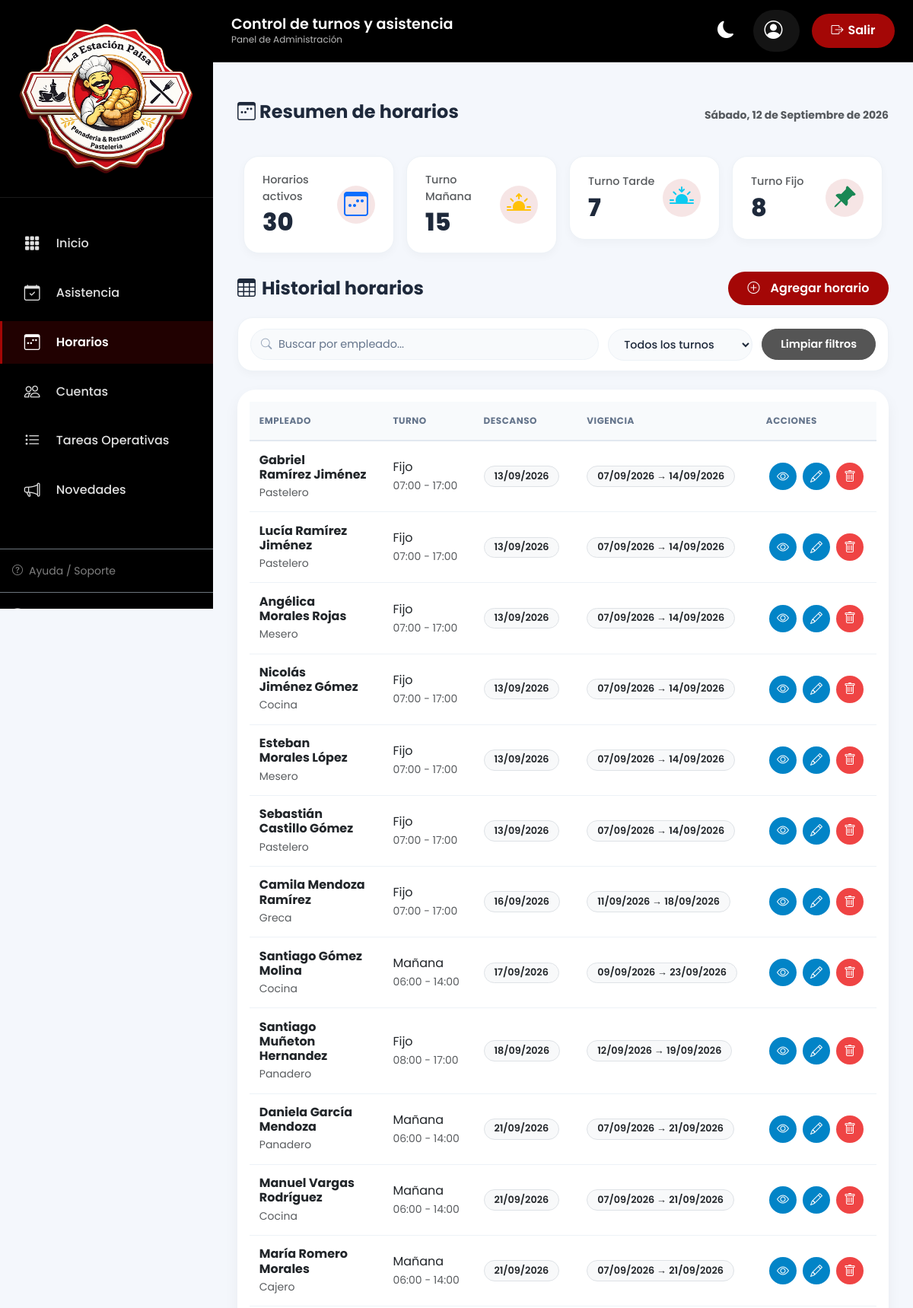
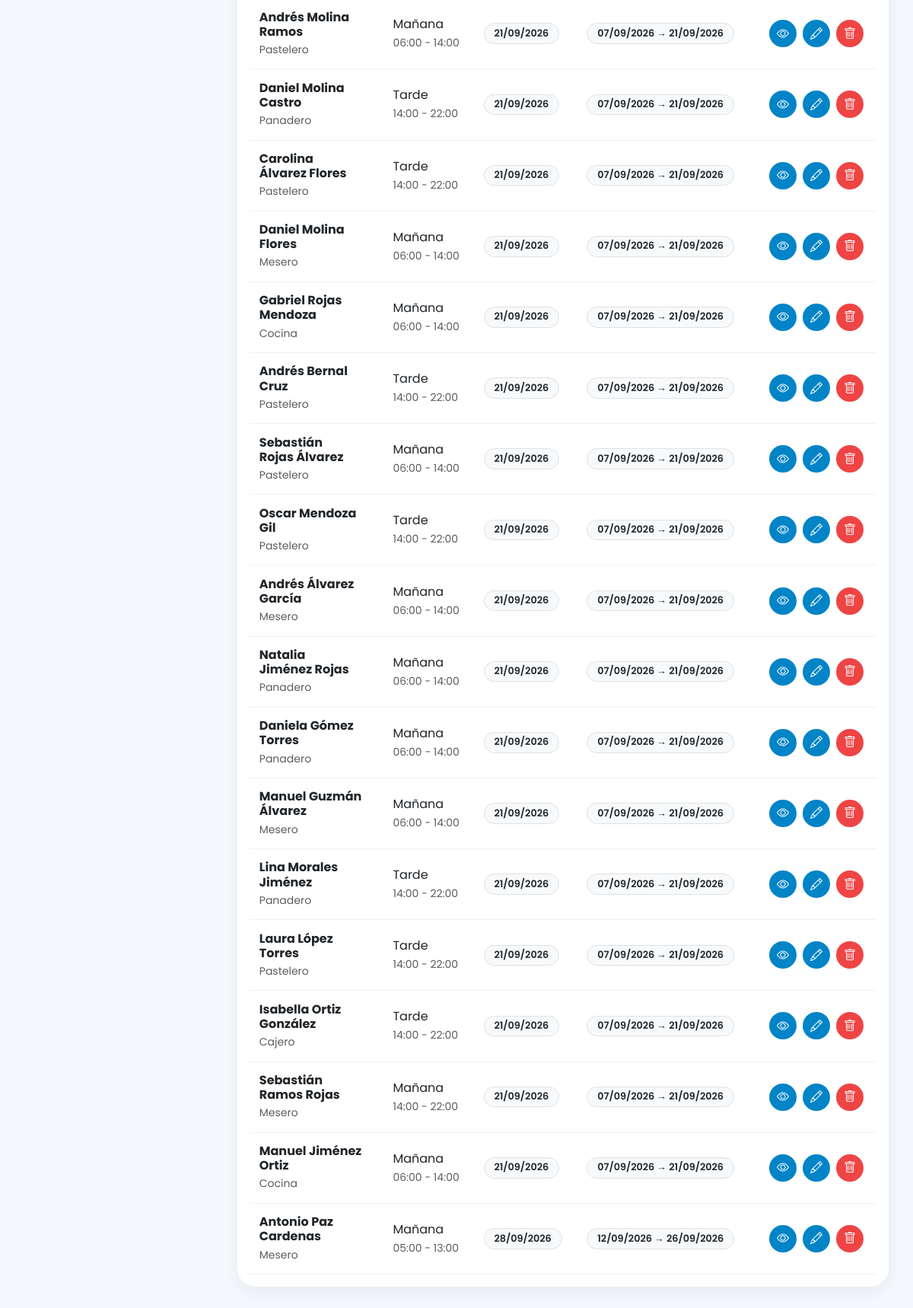
The page /asistencia/horarios/ on the database its author committed (2 pictures, top to bottom).
### apps/asistencia/models.py (models this page shows, shortened)
class Horario(models.Model):
    TURNOS = (
        ('MANANA', 'Mañana'),
        ('TARDE', 'Tarde'),
        ('FIJO', 'Fijo'),
    )
    empleado = models.ForeignKey(
        PerfilEmpleado,
        on_delete=models.CASCADE,
        related_name='horarios'
    )
    turno = models.CharField(
        max_length=10,
        choices=TURNOS
    )
    hora_entrada = models.TimeField()
    hora_salida = models.TimeField()
    estado = models.BooleanField(
        default=True
    )
    fecha_creacion = models.DateTimeField(
        auto_now_add=True
    )
    fecha_inicio = models.DateField(
        null=True,
        blank=True,
        help_text="Fecha en que inicia la asignación del horario."
    )
    fecha_fin = models.DateField(
        null=True,
        blank=True,
        help_text="Fecha en que finaliza la asignación del horario."
    )
    ciclo_inicio = models.DateField(
        null=True,
        blank=True,
        help_text="Fecha en que arrancó el ciclo de descanso vigente."
    )

class DescansoEmpleado(models.Model):
    horario = models.ForeignKey(
        Horario,
        on_delete=models.CASCADE,
        related_name='descansos'
    )
    fecha = models.DateField()
    es_descanso = models.BooleanField(
        default=True
    )
    class Meta:
        unique_together = (
            'horario',
            'fecha'
        )

### apps/usuarios/models.py (models this page shows, shortened)
class PerfilEmpleado(models.Model):
    TIPOS_DOCUMENTO = (
        ('CC', 'Cédula de Ciudadanía'),
        ('CE', 'Cédula de Extranjería'),
        ('TI', 'Tarjeta de Identidad'),
        ('PA', 'Pasaporte'),
    )
    GENEROS = (
        ('M', 'Masculino'),
        ('F', 'Femenino'),
        ('O', 'Otro'),
    )
    ESTADOS_CIVILES = (
        ('soltero', 'Soltero'),
        ('casado', 'Casado'),
        ('union_libre', 'Unión Libre'),
        ('divorciado', 'Divorciado'),
        ('viudo', 'Viudo'),
    )
    TIPOS_SANGRE = (
        ('O+', 'O+'),
        ('O-', 'O-'),
        ('A+', 'A+'),
        ('A-', 'A-'),
        ('B+', 'B+'),
        ('B-', 'B-'),
        ('AB+', 'AB+'),
        ('AB-', 'AB-'),
    )
    CARGOS = (
        ('mesero', 'Mesero'),
        ('cajero', 'Cajero'),
        ('pastelero', 'Pastelero'),
        ('panadero', 'Panadero'),
        ('cocina', 'Cocina'),
        ('buñuelero', 'Buñuelero'),
        ('greca', 'Greca'),
    )
    ESTADOS = (
        ('activo', 'Activo'),
        ('retirado', 'Retirado'),
    )
    user = models.OneToOneField(
        User,
        on_delete=models.CASCADE,
        related_name='perfil'
    )
    primer_nombre = models.CharField(max_length=50)
    segundo_nombre = models.CharField(
        max_length=50,
        blank=True
    )
    primer_apellido = models.CharField(max_length=50)
    segundo_apellido = models.CharField(
        max_length=50,
        blank=True
    )
    tipo_documento = models.CharField(
        max_length=2,
        choices=TIPOS_DOCUMENTO
    )
    numero_documento = models.CharField(
        max_length=20,
        unique=True
    )
    fecha_nacimiento = models.DateField(
        null=True,
        blank=True
    )
    genero = models.CharField(
        max_length=1,
        choices=GENEROS,
        blank=True
    )
    estado_civil = models.CharField(
        max_length=20,
        choices=ESTADOS_CIVILES,
        blank=True,
        null=True
    )
    tipo_sangre = models.CharField(
        max_length=3,
        choices=TIPOS_SANGRE,
        blank=True,
        null=True
    )
    telefono = models.CharField(max_length=20)
    correo = models.EmailField()
    ciudad = models.CharField(max_length=100)
    direccion = models.CharField(
        max_length=200,
        blank=True,
        null=True)
    contacto_emergencia = models.CharField(
        max_length=100,
        blank=True,
        null=True
    )
    parentesco_emergencia = models.CharField(
        max_length=50,
        blank=True,
        null=True
    )
    telefono_emergencia = models.CharField(
        max_length=20,
        blank=True,
        null=True
    )
    cargo = models.CharField(
        max_length=50,
        choices=CARGOS,
        blank=True,
        null=True
    )
    fecha_ingreso = models.DateField(
        blank=True,
        null=True
    )
    eps = models.CharField(
        max_length=100,
        blank=True,
        null=True
    )
    arl = models.CharField(
        max_length=100,
        blank=True,
        null=True
    )
    fondo_pension = models.CharField(
        max_length=100,
        blank=True,
        null=True
    )
    estado = models.CharField(
        max_length=20,
        choices=ESTADOS,
        default='activo'
    )
    fecha_creacion = models.DateTimeField(
        auto_now_add=True
    )
    fecha_actualizacion = models.DateTimeField(
        auto_now=True
    )
    def nombre_completo(self):
        return (
            f"{self.primer_nombre} "
            f"{self.segundo_nombre} "
            f"{self.primer_apellido} "
            f"{self.segundo_apellido}"
        ).strip()

### apps/asistencia/views.py (the view, shortened to what this page needs)
# urls.py: path("horarios/", views.horarios, name="horarios"),
def horarios(request):
    return render(
        request,
        "admin/horario/horario.html",
        _contexto_base()
    )

### apps/asistencia/views.py (called while the page is built, shortened)
def dias_ciclo(turno):
    return 8 if turno == "FIJO" else 15

def regenerar_descanso_si_vencido(horario, hoy):
    descansos = list(
        DescansoEmpleado.objects
        .filter(horario=horario)
        .order_by("-fecha", "-id")
    )
    descanso = descansos[0]
    otros_ids = [d.id for d in descansos[1:]]
    if otros_ids:
        DescansoEmpleado.objects.filter(id__in=otros_ids).delete()
    if not descanso.es_descanso:
        descanso.es_descanso = True
        descanso.save(update_fields=["es_descanso"])
    if descanso.fecha >= hoy:
        return descanso

def ciclo_fin(horario):
    if not horario.ciclo_inicio:
        return None
    return horario.ciclo_inicio + timedelta(
        days=dias_ciclo(horario.turno) - 1
    )

def estado_vigencia_horario(horario, hoy, fin):
    if not horario.estado:
        return "inactivo"
    if fin is None:
        return "activo"
    if fin < hoy:
        return "vencido"
    if (fin - hoy).days <= 2:
        return "por_vencer"
    return "activo"

### templates/admin/horario/horario.html (shortened to what this page needs)
{% extends 'admin/base/base.html' %}
{% load static %}
{% block section_title %}Control de turnos y asistencia{% endblock %}
{% block section_subtitle %}Panel de Administración{% endblock %}
{% block active_horarios %}active{% endblock %}
{% block extra_css %}
<link rel="stylesheet" href="{% static 'css/admin/horario.css' %}">
{% endblock %}
{% block content %}
<main class="dashboard-container">
  {% include "admin/horario/content.html" %}
</main>
{% endblock %}

### templates/admin/horario/content.html (shortened to what this page needs)
{% load static %}
<div class="card-header d-flex justify-content-between align-items-center flex-wrap gap-2 mb-3">
  <h3><i class="bi bi-calendar3-week"></i> Resumen de horarios</h3>
  <span class="text-muted small">{{ fecha_hoy|date:"l, d \d\e F \d\e Y" }}</span>
</div>
<div class="row g-3 mb-4">
  <div class="col-md-3">
    <div class="stat-card d-flex justify-content-between align-items-center">
      <div>
        <span class="text-muted">Horarios activos</span>
        <h3 class="mt-1 mb-0">{{ resumen_horarios.total }}</h3>
      </div>
      <div class="icono-circular">
        <i class="bi bi-calendar3-week fs-2 text-primary"></i>
      </div>
    </div>
  </div>
  <div class="col-md-3">
    <div class="stat-card d-flex justify-content-between align-items-center">
      <div>
        <span class="text-muted">Turno Mañana</span>
        <h3 class="mt-1 mb-0">{{ resumen_horarios.manana }}</h3>
      </div>
      <div class="icono-circular">
        <i class="bi bi-sunrise-fill fs-2 text-warning"></i>
      </div>
    </div>
  </div>
  <div class="col-md-3">
    <div class="stat-card d-flex justify-content-between align-items-center">
      <div>
        <span class="text-muted">Turno Tarde</span>
        <h3 class="mt-1 mb-0">{{ resumen_horarios.tarde }}</h3>
      </div>
      <div class="icono-circular">
        <i class="bi bi-sunset-fill fs-2 text-info"></i>
      </div>
    </div>
  </div>
  <div class="col-md-3">
    <div class="stat-card d-flex justify-content-between align-items-center">
      <div>
        <span class="text-muted">Turno Fijo</span>
        <h3 class="mt-1 mb-0">{{ resumen_horarios.fijo }}</h3>
      </div>
      <div class="icono-circular">
        <i class="bi bi-pin-angle-fill fs-2 text-success"></i>
      </div>
    </div>
  </div>
</div>
<div class="d-flex align-items-center mb-3">
  <h3 class="mb-0"><i class="bi bi-table me-2"></i>Historial horarios</h3>
  <button class="btn btn-primary-corporate ms-auto" data-bs-toggle="modal" data-bs-target="#modalHorario">
    <i class="bi bi-plus-circle me-2"></i>Agregar horario
  </button>
</div>
<div class="filtros-toolbar">
  <div class="filtro-buscar">
    <input type="text" id="buscarHorario" placeholder="Buscar por empleado...">
  </div>
  <select id="filtroTurno" class="filtro-select">
    <option value="">Todos los turnos</option>
  </select>
  <button type="button" id="limpiarFiltrosHorarios" class="filtro-btn-limpiar">
    Limpiar filtros
  </button>
</div>
<div class="card-modern">
  <div class="p-3 table-responsive-stack">
    <table class="table table-custom align-middle mb-0" id="tablaHorarios">
      <thead>
        <tr>
          <th>Empleado</th>
          <th>Turno</th>
          <th>Descanso</th>
          <th>Vigencia</th>
          <th>Acciones</th>
        </tr>
      </thead>
      <tbody>
        {% for horario in horarios %}
        <tr class="fila-horario"
            data-empleado="{{ horario.empleado.nombre_completo|lower }}"
            data-turno="{{ horario.turno|lower }}"
            data-estado="{{ horario.vigencia_estado }}">
          <td class="col-empleado">
            <div class="fw-bold " style="line-height: 1.2;">
              {{ horario.empleado.nombre_completo|wordwrap:15|linebreaksbr }}
            </div>
            <small class="text-muted d-block mt-1">{{ horario.empleado.get_cargo_display }}</small>
          </td>
          <td class="col-turno">
            <div>{{ horario.get_turno_display }}</div>
            <small class="text-muted">{{ horario.hora_entrada }} - {{ horario.hora_salida }}</small>
          </td>
          <td>
            {% if horario.proximo_descanso %}
            <span class="badge bg-light text-dark border">{{ horario.proximo_descanso.fecha|date:"d/m/Y" }}</span>
            {% else %}
            <span class="text-muted small">Sin descanso próximo</span>
            {% endif %}
          </td>
          <td>
            <div class="badge bg-light text-dark border">
              {{ horario.ciclo_inicio|date:"d/m/Y" }} → {{ horario.vigencia_fin|date:"d/m/Y"|default:"—" }}
            </div>
          </td>
          <td>
            <div class="d-flex gap-2 justify-content-center">
              <button class="btn-action btn-action-view btn-action-icon-only btn-ver-horario"
                      data-id="{{ horario.id }}" title="Ver detalle" aria-label="Ver detalle del horario">
                <i class="bi bi-eye"></i>
              </button>
              <button class="btn-action btn-action-edit btn-action-icon-only btn-editar-horario"
                      data-id="{{ horario.id }}" title="Editar" aria-label="Editar horario">
                <i class="bi bi-pencil"></i>
              </button>
              <button class="btn-action btn-action-delete btn-action-icon-only btn-eliminar-horario"
                      data-id="{{ horario.id }}"
                      data-empleado="{{ horario.empleado.nombre_completo }}"
                      title="Eliminar" aria-label="Eliminar horario">
                <i class="bi bi-trash"></i>
              </button>
            </div>
          </td>
        </tr>
        {% empty %}
        <tr>
          <td colspan="5" class="text-center text-muted py-3">No hay horarios registrados.</td>
        </tr>
        {% endfor %}
      </tbody>
    </table>
  </div>
</div>

### static/css/base/variables.css (style rules this page uses)
:root { --color-primary: #a40706; --color-primary-hover: #8a0605; --color-primary-soft: rgba(164, 7, 6, 0.1); --color-primary-soft-2: #f8e4e4; --color-white: #ffffff; --color-black: #000000; --color-pastel: #e6b1b0; --color-success: #06a45a; --color-success-hover: #05884b; --color-success-bg: #e1faf0; --color-success-text: #047a43; --color-danger: #dc3545; --color-danger-hover: #bb2d3b; --color-danger-bg: #fee2e2; --color-danger-text: #b91c1c; --color-danger-strong: #ef4444; --color-danger-strong-hover: #b91c1c; --color-warning: #f59e0b; --color-warning-hover: #d97706; --color-warning-bg: #fff3e0; --color-warning-text: #c77a00; --color-info: #0284c7; --color-info-hover: #0369a1; --color-info-bg: #e6f0fa; --color-info-text: #1a5d9c; --color-teal: #0d9488; --color-teal-hover: #0f766e; --color-purple: #7c3aed; --color-purple-hover: #6d28d9; --color-purple-bg: #f1e8fd; --color-purple-text: #6d28d9; --color-bg: #f4f7fc; --color-surface: var(--color-white); --color-surface-subtle: #f8fafc; --color-text: #1e293b; --color-text-muted: #64748b; --color-text-soft: #475569; --color-border: #e2e8f0; --color-border-soft: #edf2f7; --color-placeholder-icon: #94a3b8; --color-toast-text: #2c3e50; --color-toast-close: #8a99aa; --font-main: "Poppins", sans-serif; --radius-xs: 8px; --radius-sm: 12px; --radius-md: 16px; --radius-lg: 20px; --radius-xl: 24px; --radius-pill: 40px; --radius-pill-lg: 60px; --radius-full: 999px; --radius-circle: 50%; --shadow-sm: 0 4px 12px rgba(0, 0, 0, 0.03); --shadow-md: 0 8px 20px rgba(0, 0, 0, 0.05); --shadow-modal: 0 20px 50px rgba(15, 23, 42, 0.18); --shadow-focus: 0 0 0 3px rgba(164, 7, 6, 0.2); --shadow-focus-soft: 0 0 0 3px rgba(164, 7, 6, 0.08); --shadow-toast: 0 12px 30px rgba(0, 0, 0, 0.12); --color-surface-dark: #000000; --color-surface-dark-border: #2c2c2c; --color-text-on-dark: #ffffff; --color-text-on-dark-soft: #e0e0e0; --color-text-on-dark-muted: #bbbbbb; --spacing-xs: 0.4rem; --spacing-sm: 0.6rem; --spacing-md: 1rem; --spacing-lg: 1.5rem; --action-height: 36px; --action-radius: 25px; --action-radius-icon: var(--radius-circle); --action-padding: 0.5rem 1rem; --action-gap: 0.4rem; --action-font-size: 0.88rem; --action-icon-size: 1rem; --color-action-view: var(--color-info); --color-action-view-hover: var(--color-info-hover); --color-action-edit: var(--color-info); --color-action-edit-hover: var(--color-info-hover); --color-action-info: var(--color-info); --color-action-info-hover: var(--color-info-hover); --color-action-create: var(--color-success); --color-action-create-hover: var(--color-success-hover); --color-action-save: var(--color-success); --color-action-save-hover: var(--color-success-hover); --color-action-approve: var(--color-success); --color-action-approve-hover: var(--color-success-hover); --color-action-activate: var(--color-success); --color-action-activate-hover: var(--color-success-hover); --color-action-reject: var(--color-danger); --color-action-reject-hover: var(--color-danger-hover); --color-action-delete: var(--color-danger-strong); --color-action-delete-hover: var(--color-danger-strong-hover); --color-action-suspend: var(--color-warning); --color-action-suspend-hover: var(--color-warning-hover); --color-action-download: var(--color-teal); --color-action-download-hover: var(--color-teal-hover); --color-action-print: var(--color-teal); --color-action-print-hover: var(--color-teal-hover); --color-action-neutral: #555555; --color-action-neutral-hover: #444444; --icon-filter-invert: none; }

### static/css/base/base.css (style rules this page uses)
* { margin: 0; padding: 0; box-sizing: border-box; }
body { font-family: var(--font-main) !important; background: var(--color-bg); color: var(--color-text); overflow-x: hidden; scrollbar-color: var(--color-primary) var(--color-bg); }
h1, h2, h3, h4, h5, h6 { font-weight: 700; color: var(--color-text); }
h3 { font-size: 1.5rem; }
p, span, a, li, button { font-size: 1rem; }
.dashboard-container { padding: 2rem; }
.row { margin-left: 0 !important; margin-right: 0 !important; }

### rows shown on the page
Horario: empleado.nombre_completo "Gabriel Ramírez Jiménez", empleado.cargo "Pastelero", turno "Fijo", hora_entrada "07:00", hora_salida "17:00", proximo_descanso.fecha "13/09/2026", ciclo_inicio "07/09/2026", vigencia_fin "14/09/2026"
Horario: empleado.nombre_completo "Lucía Ramírez Jiménez", empleado.cargo "Pastelero", turno "Fijo", hora_entrada "07:00", hora_salida "17:00", proximo_descanso.fecha "13/09/2026", ciclo_inicio "07/09/2026", vigencia_fin "14/09/2026"
Horario: empleado.nombre_completo "Angélica Morales Rojas", empleado.cargo "Mesero", turno "Fijo", hora_entrada "07:00", hora_salida "17:00", proximo_descanso.fecha "13/09/2026", ciclo_inicio "07/09/2026", vigencia_fin "14/09/2026"
Horario: empleado.nombre_completo "Nicolás Jiménez Gómez", empleado.cargo "Cocina", turno "Fijo", hora_entrada "07:00", hora_salida "17:00", proximo_descanso.fecha "13/09/2026", ciclo_inicio "07/09/2026", vigencia_fin "14/09/2026"
Horario: empleado.nombre_completo "Esteban Morales López", empleado.cargo "Mesero", turno "Fijo", hora_entrada "07:00", hora_salida "17:00", proximo_descanso.fecha "13/09/2026", ciclo_inicio "07/09/2026", vigencia_fin "14/09/2026"
Horario: empleado.nombre_completo "Sebastián Castillo Gómez", empleado.cargo "Pastelero", turno "Fijo", hora_entrada "07:00", hora_salida "17:00", proximo_descanso.fecha "13/09/2026", ciclo_inicio "07/09/2026", vigencia_fin "14/09/2026"
Horario: empleado.nombre_completo "Camila Mendoza Ramírez", empleado.cargo "Greca", turno "Fijo", hora_entrada "07:00", hora_salida "17:00", proximo_descanso.fecha "16/09/2026", ciclo_inicio "11/09/2026", vigencia_fin "18/09/2026"
Horario: empleado.nombre_completo "Santiago Gómez Molina", empleado.cargo "Cocina", turno "Mañana", hora_entrada "06:00", hora_salida "14:00", proximo_descanso.fecha "17/09/2026", ciclo_inicio "09/09/2026", vigencia_fin "23/09/2026"
Horario: empleado.nombre_completo "Santiago Muñeton Hernandez", empleado.cargo "Panadero", turno "Fijo", hora_entrada "08:00", hora_salida "17:00", proximo_descanso.fecha "18/09/2026", ciclo_inicio "12/09/2026", vigencia_fin "19/09/2026"
Horario: empleado.nombre_completo "Daniela García Mendoza", empleado.cargo "Panadero", turno "Mañana", hora_entrada "06:00", hora_salida "14:00", proximo_descanso.fecha "21/09/2026", ciclo_inicio "07/09/2026", vigencia_fin "21/09/2026"
Horario: empleado.nombre_completo "Manuel Vargas Rodríguez", empleado.cargo "Cocina", turno "Mañana", hora_entrada "06:00", hora_salida "14:00", proximo_descanso.fecha "21/09/2026", ciclo_inicio "07/09/2026", vigencia_fin "21/09/2026"
Horario: empleado.nombre_completo "María Romero Morales", empleado.cargo "Cajero", turno "Mañana", hora_entrada "06:00", hora_salida "14:00", proximo_descanso.fecha "21/09/2026", ciclo_inicio "07/09/2026", vigencia_fin "21/09/2026"
Horario: empleado.nombre_completo "Andrés Molina Ramos", empleado.cargo "Pastelero", turno "Mañana", hora_entrada "06:00", hora_salida "14:00", proximo_descanso.fecha "21/09/2026", ciclo_inicio "07/09/2026", vigencia_fin "21/09/2026"
Horario: empleado.nombre_completo "Daniel Molina Castro", empleado.cargo "Panadero", turno "Tarde", hora_entrada "14:00", hora_salida "22:00", proximo_descanso.fecha "21/09/2026", ciclo_inicio "07/09/2026", vigencia_fin "21/09/2026"
Horario: empleado.nombre_completo "Carolina Álvarez Flores", empleado.cargo "Pastelero", turno "Tarde", hora_entrada "14:00", hora_salida "22:00", proximo_descanso.fecha "21/09/2026", ciclo_inicio "07/09/2026", vigencia_fin "21/09/2026"
Horario: empleado.nombre_completo "Daniel Molina Flores", empleado.cargo "Mesero", turno "Mañana", hora_entrada "06:00", hora_salida "14:00", proximo_descanso.fecha "21/09/2026", ciclo_inicio "07/09/2026", vigencia_fin "21/09/2026"
Horario: empleado.nombre_completo "Gabriel Rojas Mendoza", empleado.cargo "Cocina", turno "Mañana", hora_entrada "06:00", hora_salida "14:00", proximo_descanso.fecha "21/09/2026", ciclo_inicio "07/09/2026", vigencia_fin "21/09/2026"
Horario: empleado.nombre_completo "Andrés Bernal Cruz", empleado.cargo "Pastelero", turno "Tarde", hora_entrada "14:00", hora_salida "22:00", proximo_descanso.fecha "21/09/2026", ciclo_inicio "07/09/2026", vigencia_fin "21/09/2026"
Horario: empleado.nombre_completo "Sebastián Rojas Álvarez", empleado.cargo "Pastelero", turno "Mañana", hora_entrada "06:00", hora_salida "14:00", proximo_descanso.fecha "21/09/2026", ciclo_inicio "07/09/2026", vigencia_fin "21/09/2026"
Horario: empleado.nombre_completo "Oscar Mendoza Gil", empleado.cargo "Pastelero", turno "Tarde", hora_entrada "14:00", hora_salida "22:00", proximo_descanso.fecha "21/09/2026", ciclo_inicio "07/09/2026", vigencia_fin "21/09/2026"
Horario: empleado.nombre_completo "Andrés Álvarez García", empleado.cargo "Mesero", turno "Mañana", hora_entrada "06:00", hora_salida "14:00", proximo_descanso.fecha "21/09/2026", ciclo_inicio "07/09/2026", vigencia_fin "21/09/2026"
Horario: empleado.nombre_completo "Natalia Jiménez Rojas", empleado.cargo "Panadero", turno "Mañana", hora_entrada "06:00", hora_salida "14:00", proximo_descanso.fecha "21/09/2026", ciclo_inicio "07/09/2026", vigencia_fin "21/09/2026"
Horario: empleado.nombre_completo "Daniela Gómez Torres", empleado.cargo "Panadero", turno "Mañana", hora_entrada "06:00", hora_salida "14:00", proximo_descanso.fecha "21/09/2026", ciclo_inicio "07/09/2026", vigencia_fin "21/09/2026"
Horario: empleado.nombre_completo "Manuel Guzmán Álvarez", empleado.cargo "Mesero", turno "Mañana", hora_entrada "06:00", hora_salida "14:00", proximo_descanso.fecha "21/09/2026", ciclo_inicio "07/09/2026", vigencia_fin "21/09/2026"
Horario: empleado.nombre_completo "Lina Morales Jiménez", empleado.cargo "Panadero", turno "Tarde", hora_entrada "14:00", hora_salida "22:00", proximo_descanso.fecha "21/09/2026", ciclo_inicio "07/09/2026", vigencia_fin "21/09/2026"
Horario: empleado.nombre_completo "Laura López Torres", empleado.cargo "Pastelero", turno "Tarde", hora_entrada "14:00", hora_salida "22:00", proximo_descanso.fecha "21/09/2026", ciclo_inicio "07/09/2026", vigencia_fin "21/09/2026"
Horario: empleado.nombre_completo "Isabella Ortiz González", empleado.cargo "Cajero", turno "Tarde", hora_entrada "14:00", hora_salida "22:00", proximo_descanso.fecha "21/09/2026", ciclo_inicio "07/09/2026", vigencia_fin "21/09/2026"
Horario: empleado.nombre_completo "Sebastián Ramos Rojas", empleado.cargo "Mesero", turno "Mañana", hora_entrada "14:00", hora_salida "22:00", proximo_descanso.fecha "21/09/2026", ciclo_inicio "07/09/2026", vigencia_fin "21/09/2026"
Horario: empleado.nombre_completo "Manuel Jiménez Ortiz", empleado.cargo "Cocina", turno "Mañana", hora_entrada "06:00", hora_salida "14:00", proximo_descanso.fecha "21/09/2026", ciclo_inicio "07/09/2026", vigencia_fin "21/09/2026"
Horario: empleado.nombre_completo "Antonio Paz Cardenas", empleado.cargo "Mesero", turno "Mañana", hora_entrada "05:00", hora_salida "13:00", proximo_descanso.fecha "28/09/2026", ciclo_inicio "12/09/2026", vigencia_fin "26/09/2026"

### other values the page prints
{{ fecha_hoy|date:"l, d \d\e F \d\e Y" }} "Sábado, 12 de Septiembre de 2026"
{{ resumen_horarios.total }} "30"
{{ resumen_horarios.manana }} "15"
{{ resumen_horarios.tarde }} "7"
{{ resumen_horarios.fijo }} "8"
